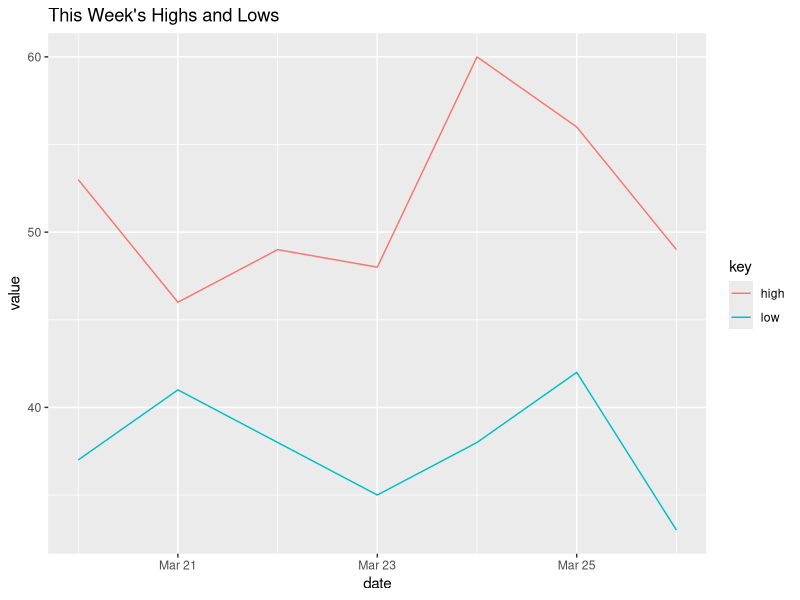

Recreate this plot in R.
## ---- chunk 1
knitr::opts_chunk$set(echo = TRUE, warning = FALSE,
                      message = TRUE)
## ---- chunk 2
library(tidyverse)
df <- tibble(date = as.Date("2019-03-20") + (0:6),
                 low = c(37, 41, 38, 35, 38, 42, 33),
                 high = c(53, 46, 49, 48, 60, 56, 49)) %>% 
  gather(key, value, -date)

ggplot(df, aes(date, value, color = key)) + geom_line() + ggtitle("This Week's Highs and Lows")

